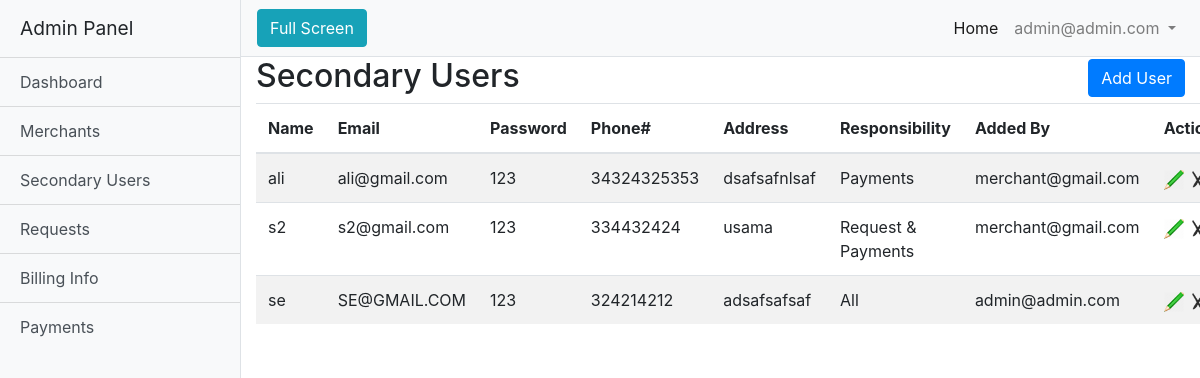
Page /admin/index.php?pid=3 (signed in) on the committed database.
### tables this page shows
CREATE TABLE `tb_users` (
  `u_id` int(11) NOT NULL,
  `u_p` varchar(255) NOT NULL,
  `u_name` varchar(255) NOT NULL,
  `u_email` varchar(255) NOT NULL,
  `u_phone` bigint(255) NOT NULL,
  `u_add` text NOT NULL,
  `u_role` varchar(255) NOT NULL,
  `u_resp` varchar(255) NOT NULL,
  `u_pass` varchar(255) NOT NULL,
  `u_bal` float NOT NULL
);

### admin/index.php (called while the page is built)
<?php
include "include/nav.php";
include "include/controller.php";
include "include/footer.php";
?>

### admin/pages/sec.php (the view)
<?php
include "../db.php";
$sql="SELECT * from tb_users where u_role='sub'";
$res=mysqli_query($conn,$sql);
$html="";
while($row=mysqli_fetch_assoc($res))
{
  $html.="
      <tr>
      <td>".$row['u_name']."</td>
      <td>".$row['u_email']."</td>
      <td>".$row['u_pass']."</td>
      <td>".$row['u_phone']."</td>
      <td>".$row['u_add']."</td>
      <td>".$row['u_resp']."</td>
      <td>".$row['u_p']."</td>
      <td><a href='index.php?pid=11&uid=".$row['u_id']."'><img src='assets/images/edit.png' width='20' ><a>
           <a href='index.php?pid=12&uid=".$row['u_id']."'><img src='assets/images/del.png' width='20' ></a>
       </td>
      </tr>
  ";
}
?>

### admin/assets/css/simple-sidebar.css (style rules this page uses)
body { overflow-x: hidden; }

### rows in the picture
tb_users: u_name "ali", u_email "ali@gmail.com", u_pass "123", u_phone "34324325353", u_add "dsafsafnlsaf", u_resp "Payments", u_p "merchant@gmail.com"
tb_users: u_name "s2", u_email "s2@gmail.com", u_pass "123", u_phone "334432424", u_add "usama", u_resp "Request & Payments", u_p "merchant@gmail.com"
tb_users: u_name "se", u_email "SE@GMAIL.COM", u_pass "123", u_phone "324214212", u_add "adsafsafsaf", u_resp "All", u_p "admin@admin.com"

### other values in the picture
$_SESSION["u_email"] "admin@admin.com"
